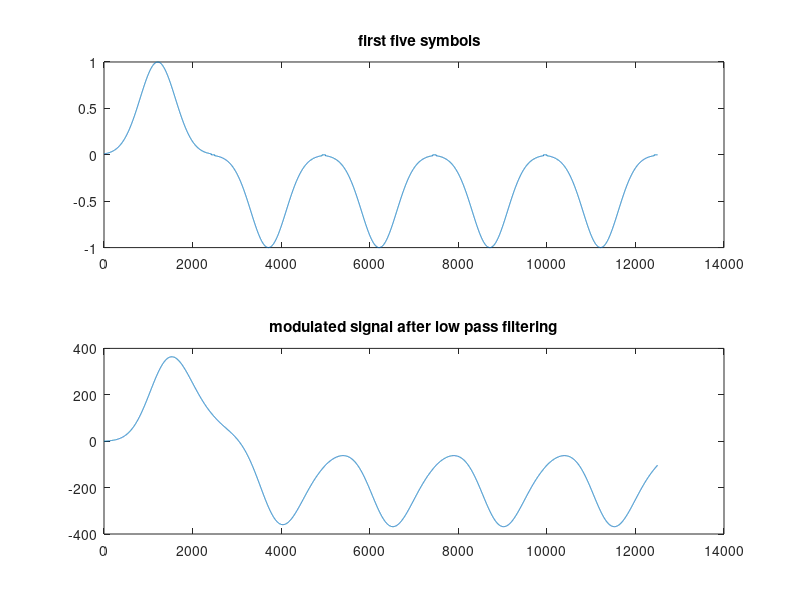
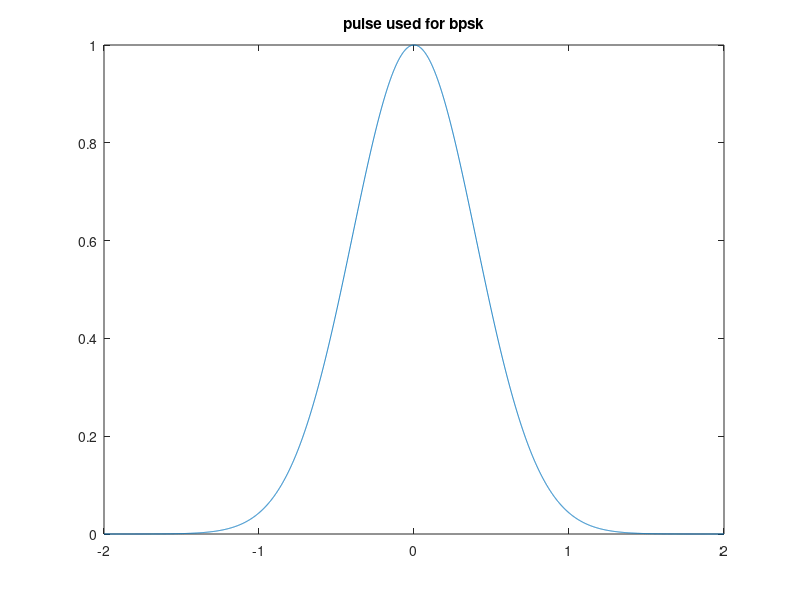
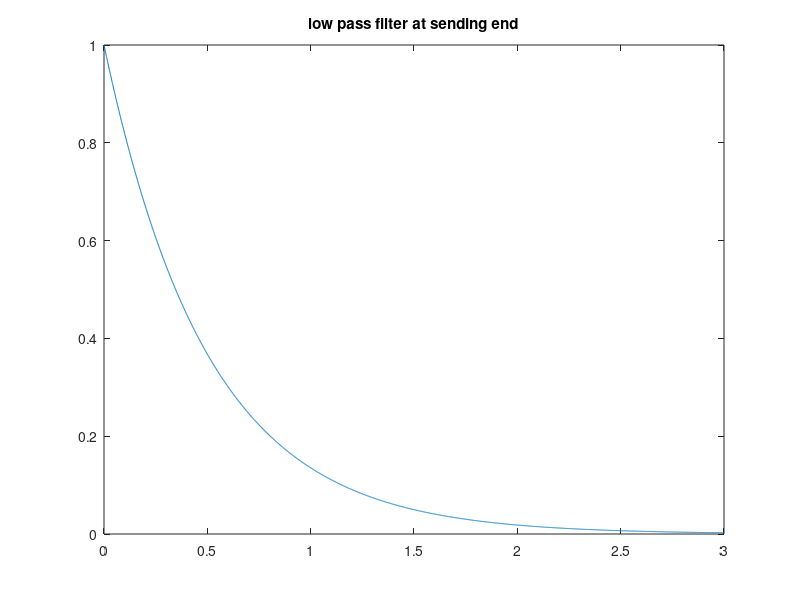

Source code (MATLAB) for these figures, in order:
close all;
clear all;

%setting the parameters 
%let fs be the sampling frequency 
	fs = 1000;
	tolerance = 0.01;
%generating a pulse 
	t = -2:1/fs:2;
	p = exp(-pi*t.^2);
	figure;
		plot(t,p);
		title("pulse used for bpsk");
%finding the points at which amplitude goes beyond <tolerance specified>
	idx = lookup(p((fs*2)+1:end),tolerance);
	limit=t(idx+(fs*2));
	disp(["p at  "  num2str(limit) " is " num2str(exp(-pi*limit*limit))] )
	disp(["data rate = " num2str(1/limit) ])
	width = limit;
%need to truncate the pulse in the limits . 
	t_trunc = t((2*fs)-idx:(2*fs)+idx);
	p_trunc = p((2*fs)-idx:(2*fs)+idx);
	disp(["length of the sequence P_trunc = " num2str(length(p_trunc))])
%modelling the low pass filter , taking the same sampling freq(fs = 10) and tolerance = 0.01
	RC = 0.5;
	t = 0:1/fs:3;
	h = exp(-t/RC);
	idx = lookup(h,tolerance);
	h_trunc = h(1:idx);
	disp([" length of the sequence h at " num2str(fs) " and tolerance " num2str(tolerance) " is " num2str(length(h_trunc))])
	figure
		plot(t,h);
		title("low pass filter at sending end");
%calculating the value of 'N' , given Rb = 0.4 
	N = fs/0.4;
%generating random symbols for bpsk modulation
	sk = -1 + 2*(rand(1,1000)>0.5);
%generating pulses to be transmitted . 
	mod_sig = [];
       for i = sk
      	 	mod_sig =[mod_sig i.*[p_trunc  zeros(1,N-length(p_trunc))]];
	endfor  
%plotting the modulated signal for first five symbol durations 
       	figure;
		subplot(2,1,1)	
			plot(mod_sig(1:5*N));
			title("	first five symbols ");

%low pass filtering by h_n
	mod_sig_filtered = conv(h,mod_sig);
		subplot(2,1,2)
			plot(mod_sig_filtered(1:5*N));
			title("modulated signal after low pass filtering")
			print -djpg "modulated_signal.jpg"			
%addition of  gaussian noise 
	len_tx_sig = length(mod_sig_filtered);
	tx_sig = zeros(5,len_tx_sig);
	len_tx_sig = length(mod_sig_filtered);
	variance_param = [0.1 0.2 0.5 0.8 1.0];
	for i = 1:5
		tx_sig(i,:) = mod_sig_filtered + variance_param(i).*randn(1,len_tx_sig);
	endfor
%matched filter reciever 
	basis = conv(p_trunc,h_trunc);
	matched_filter = basis(end:-1:1);
%decoding of symbols 
	matched_fil_out = conv(mod_sig_filtered,matched_filter);
	plot(matched_fil_out(1:5*N));
	s_hat_k = [];
	len_basis = length(basis)
	for i  = 1:length(sk)
		matched_fil_out = tx_sig(1,i:i+len_basis) 
		s_hat_k(i) = matched_fil_out(len_basis);
	endfor

